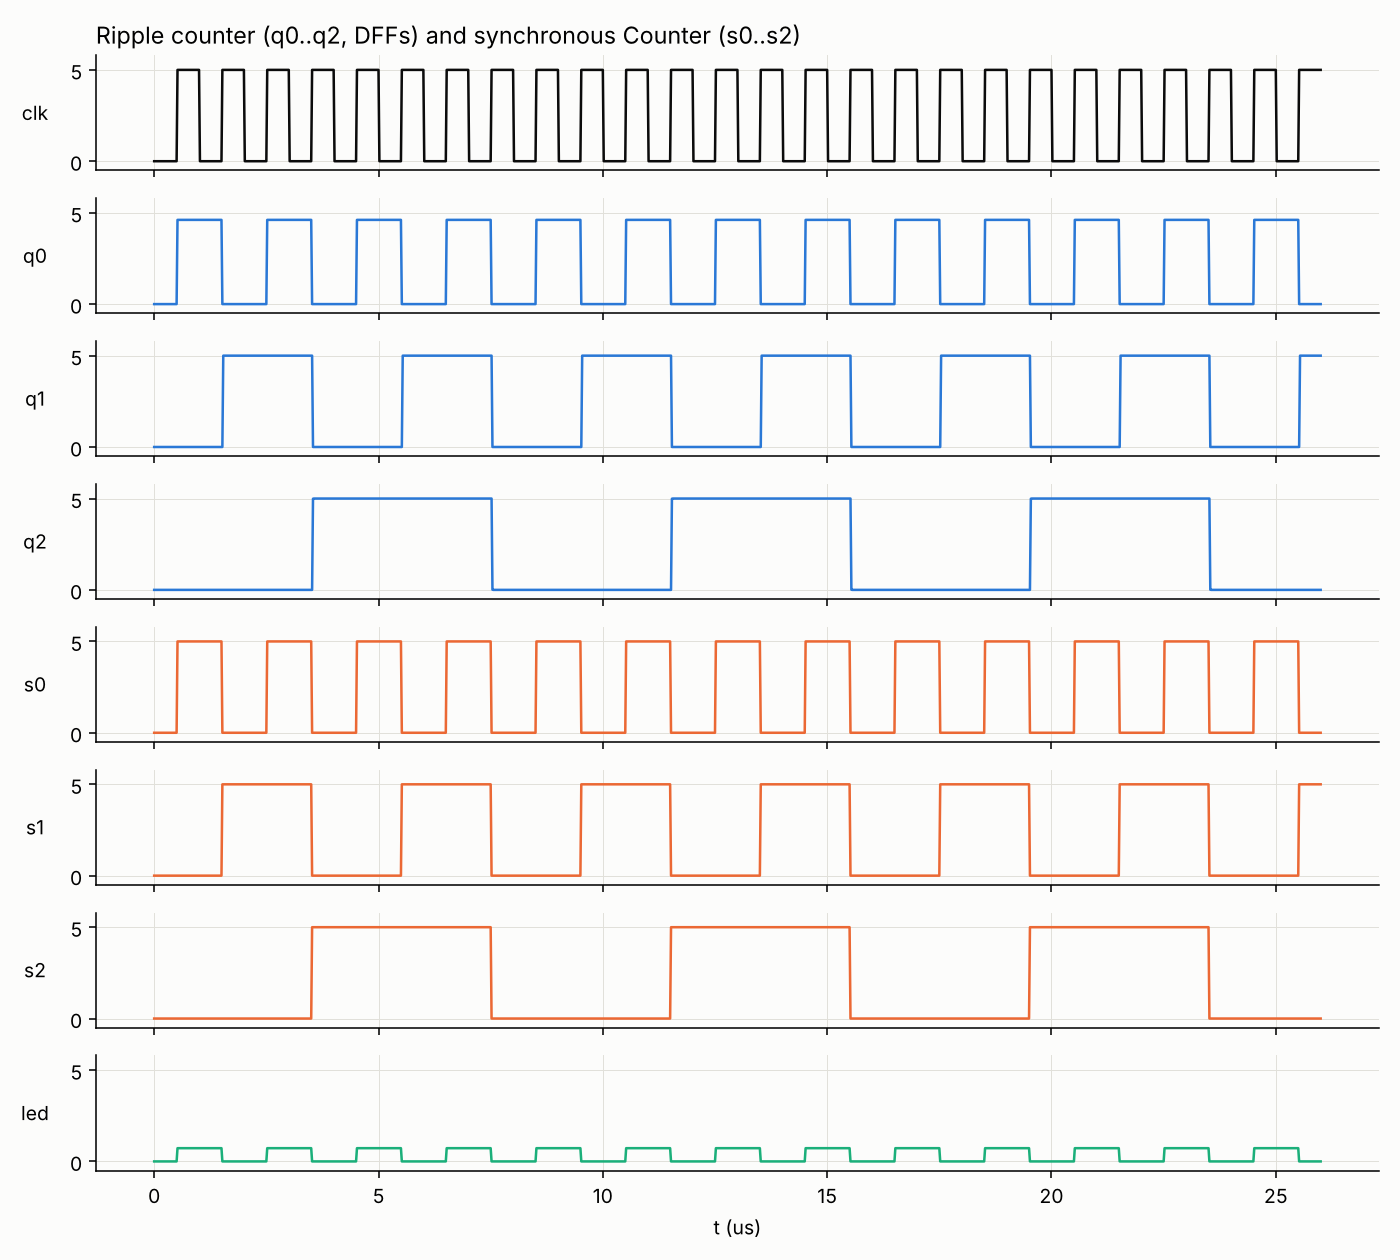

Python code for this plot:
# 3-bit counters: ripple counter made of three DFFs, the synchronous Counter model and a
# counter written here with dsignal (a 3-bit bus, Verilog-like assignment), clocked by
# DigitalClock; the outputs also drive analog loads (resistor + diode).
import numpy as np
import matplotlib; matplotlib.use("Agg")
import matplotlib.pyplot as plt
from pyams.lib import circuit, model, dsignal
from pyams.models import DigitalClock, DFF, Counter, Resistor, Diode

class MyCounter(model):
    """3-bit counter written with dsignal: `Q <<= Q + 1` on the rising edge (wraps at 8)."""
    def __init__(self, clk, q):
        self.Clk = dsignal('in', clk)
        self.Q = dsignal('out', q, width=3)            # nodes u[0], u[1], u[2]

    def digital(self):
        if self.Clk.rising:
            self.Q <<= self.Q + 1


T = 1e-6                                           # 1 MHz clock
ck = DigitalClock("clk"); ck.setParams("Freq=1MEG Duty=0.5 Td=0.5u")

# --- ripple counter: every flip-flop divides by two and clocks the next one with its Qn
f0 = DFF("nq0", "clk", "q0", "nq0")
f1 = DFF("nq1", "nq0", "q1", "nq1")
f2 = DFF("nq2", "nq1", "q2", "nq2")
# --- synchronous counter
cn = Counter("clk", ["s0", "s1", "s2"])
# --- the same counter written with a dsignal bus
mc = MyCounter("clk", "u")
# --- analog load on the LSB of the ripple counter: 1 kOhm + diode (like an LED)
rl = Resistor("q0", "led"); rl.setParams("R=1KΩ")
dl = Diode("led", "0")

c = circuit()
c.addElements({"CK": ck, "F0": f0, "F1": f1, "F2": f2, "CN": cn, "MC": mc, "RL": rl, "DL": dl})
c.setOutPuts("clk", "q0", "q1", "q2", "s0", "s1", "s2", "led", "CN.Q", "MC.Q", "u[1]")
c.analysis(mode="tran", start=0, stop=26 * T, step=20e-9, adaptive=True, order=2, max_step=40e-9)
r = c.run(); t = np.array(r["time"])
print("accepted steps:", c.stats["accepted"], " rejected:", c.stats["rejected"])

ok_r = ok_s = 0
rows = []
for k in range(24):                                 # sample in the middle of every clock period
    tm = 0.5 * T + (k + 0.5) * T + 0.25 * T         # 0.25 T after the rising edge... high phase
    rip = sum(int(np.interp(tm, t, r["q%d" % i]) > 2.5) << i for i in range(3))
    syn = sum(int(np.interp(tm, t, r["s%d" % i]) > 2.5) << i for i in range(3))
    exp = (k + 1) % 8                               # rising edge number k+1 has happened
    ok_r += rip == exp; ok_s += syn == exp
    rows.append((k, exp, rip, syn))
print("ripple counter matches the expected count in %d of 24 periods; synchronous Counter in %d of 24" % (ok_r, ok_s))
print("sequence (ripple):", [x[2] for x in rows][:16])
m = (t > 10 * T)
vq = np.array(r["q0"])
hi = vq[m][vq[m] > 2.5]
print("q0 loaded by 1k + diode: high level = %.3f V (unloaded 5 V), diode voltage %.3f V, I = %.2f mA" %
      (np.median(hi), np.median(np.array(r["led"])[m][vq[m] > 2.5]), 1e3 * (np.median(hi) - np.median(np.array(r["led"])[m][vq[m] > 2.5])) / 1e3))
# state really holds: the recorded count is the same just before and just after the next edge minus the delay
cnt = np.array(r["CN.Q"])
print("CN.Q goes through", sorted(set(np.round(cnt).astype(int))), "and ends at", int(round(cnt[-1])))
mcq = np.array(r["MC.Q"])
print("dsignal counter MC (bus u[0..2]) equals the Counter model at every point: %s ; its pin u[1] equals s1: %s"
      % (bool(np.all(mcq == cnt)), bool(np.max(np.abs(np.array(r["u[1]"]) - np.array(r["s1"]))) < 1e-6)))

# --- figure
fig, ax = plt.subplots(8, 1, figsize=(10, 9), sharex=True, facecolor="#fcfcfb")
names = ["clk", "q0", "q1", "q2", "s0", "s1", "s2", "led"]
cols = ["#0b0b0b", "#2a78d6", "#2a78d6", "#2a78d6", "#eb6834", "#eb6834", "#eb6834", "#1baf7a"]
for a, n, cl in zip(ax, names, cols):
    a.plot(t * 1e6, r[n], color=cl, lw=1.3); a.set_ylabel(n, rotation=0, labelpad=18, va="center")
    a.set_ylim(-0.5, 5.8); a.set_yticks([0, 5]); a.set_facecolor("#fcfcfb"); a.grid(color="#e1e0d9", lw=.5)
    for s in ("top", "right"): a.spines[s].set_visible(False)
ax[-1].set_xlabel("t (us)"); ax[0].set_title("Ripple counter (q0..q2, DFFs) and synchronous Counter (s0..s2)", loc="left")
plt.tight_layout(); plt.savefig("digital_counter.png", dpi=140)
